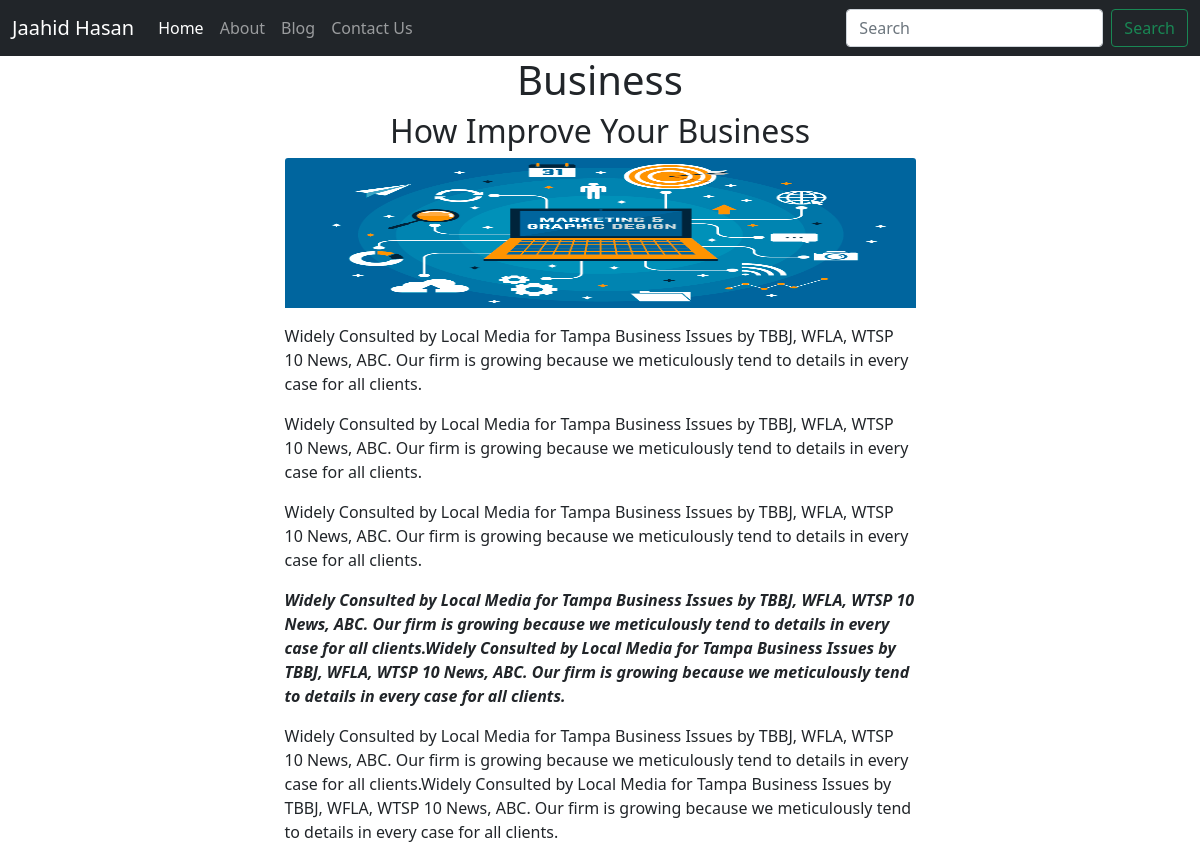
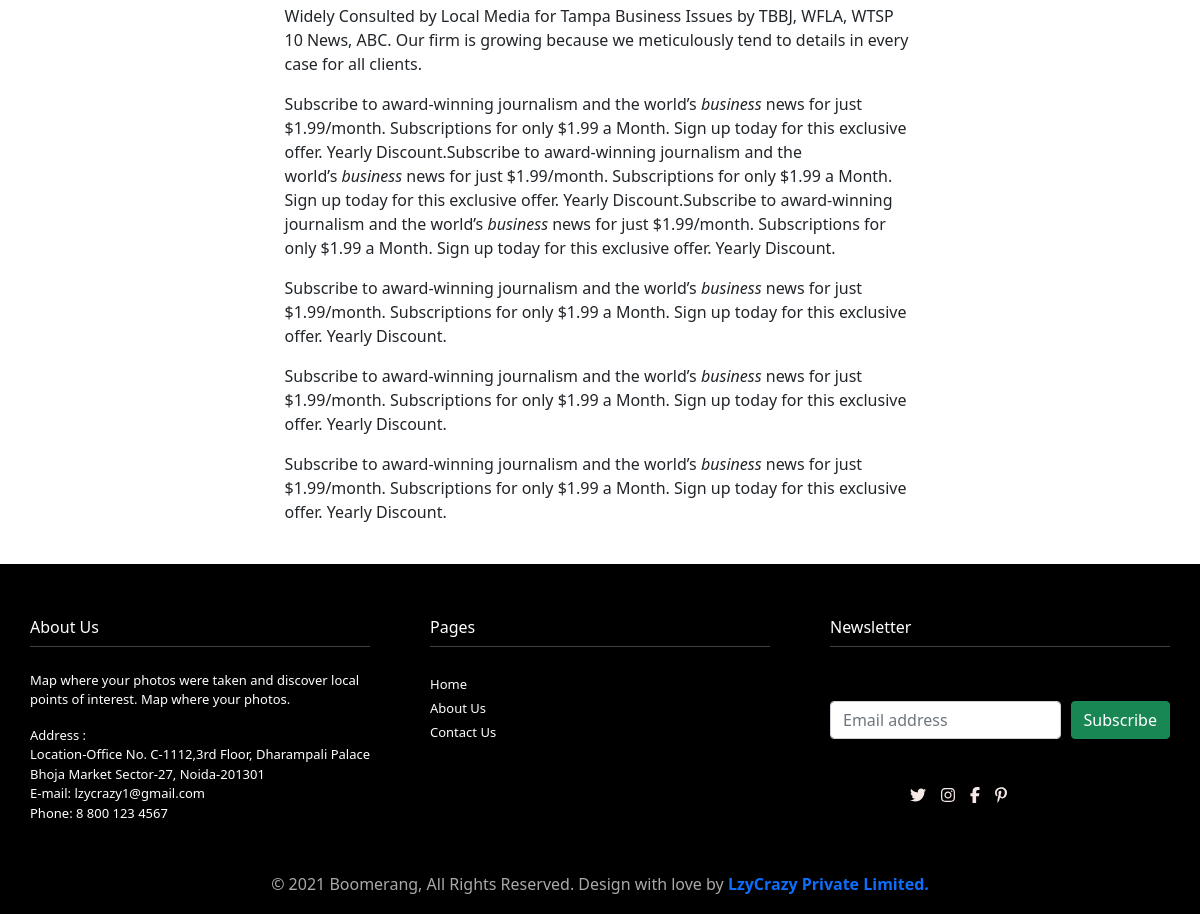
The app's page /view_me with its own data (2 pictures, top to bottom).
### Homeapp/models.py (models this page shows, shortened)
class Blog(models.Model):
    title = models.CharField(max_length=100)
    subtitle = models.CharField(max_length=150)
    photo = models.ImageField(upload_to='images')
    content = models.TextField()
    slug = models.SlugField()
    timestamp = models.DateTimeField(auto_now_add=True)
    views = models.IntegerField(default=0)

### Homeapp/views.py (the view)
# urls.py: path('<str:slug>', views.postdef , name="postdef")
def postdef(request, slug):
   Blog.views = Blog.views
   querset = Blog.objects.filter(slug=slug).first()
   context = {
      'querset':querset
     }
   return render(request, "post.html", context)

### templates/post.html
{% extends 'base.html' %}
{% load static %}
{% block content %}
<article class="mb-4">
    <div class="container">
        <div class="row gx-4 gx-lg-5 justify-content-center">
            <div class="col-md-10 col-lg-8 col-xl-7">
                <center><h1>{{querset.title}}</h1></center>
               <center> <h2>{{querset.subtitle}}</h2></center>
                <img src="{{querset.photo.url}}" class="card-img-top" style="height: 150px;" alt="...">
                <p>{{querset.content|safe}}</p>
            </div>
        </div>
    </div>
</article>
{% endblock %}

### records on screen
Blog: title "Business", subtitle "How Improve Your Business", photo (picture), content "Widely Consulted by Local Media for Tampa Business Issues by TBBJ, WFLA, WTSP 10 News, ABC. Our firm is growing because we meticulously tend to details in every case for all clients. Widely Consulted by Local Media for Tampa Business Issues by TBBJ, WFLA, WTSP 10 News, ABC. Our firm is growing because we meticulously tend to details in every case for all clients. Widely Consulted by Local Media for Tampa Business Issues by TBBJ, WFLA, WTSP 10 News, ABC. Our firm is growing because we meticulously tend to details in every case for all clients. Widely Consulted by Local Media for Tampa Business Issues by TBBJ, WFLA, WTSP 10 News, ABC. Our firm is growing because we meticulously tend to…"
